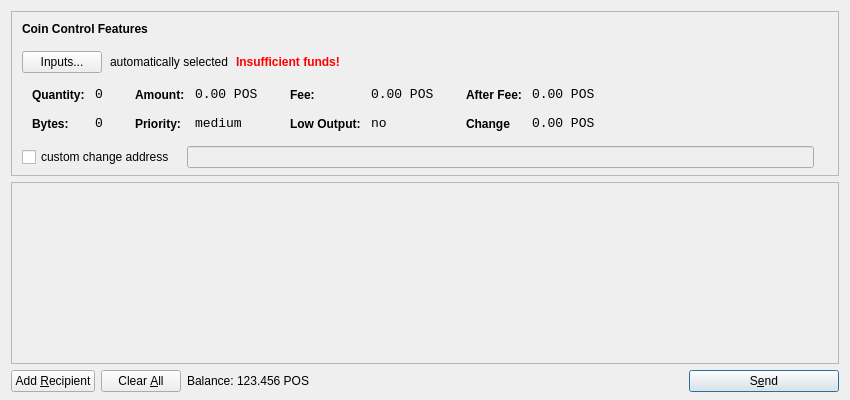
<?xml version="1.0" encoding="UTF-8"?>
<ui version="4.0">
 <class>SendCoinsDialog</class>
 <widget class="QDialog" name="SendCoinsDialog">
  <property name="geometry">
   <rect>
    <x>0</x>
    <y>0</y>
    <width>850</width>
    <height>400</height>
   </rect>
  </property>
  <property name="windowTitle">
   <string>Send Coins</string>
  </property>
  <layout class="QVBoxLayout" name="verticalLayout" stretch="0,1,0">
   <property name="bottomMargin">
    <number>8</number>
   </property>
   <item>
    <widget class="QFrame" name="frameCoinControl">
     <property name="sizePolicy">
      <sizepolicy hsizetype="Expanding" vsizetype="Expanding">
       <horstretch>0</horstretch>
       <verstretch>0</verstretch>
      </sizepolicy>
     </property>
     <property name="maximumSize">
      <size>
       <width>16777215</width>
       <height>16777215</height>
      </size>
     </property>
     <property name="frameShape">
      <enum>QFrame::StyledPanel</enum>
     </property>
     <property name="frameShadow">
      <enum>QFrame::Sunken</enum>
     </property>
     <layout class="QVBoxLayout" name="verticalLayoutCoinControl2">
      <property name="spacing">
       <number>-1</number>
      </property>
      <property name="leftMargin">
       <number>0</number>
      </property>
      <property name="topMargin">
       <number>0</number>
      </property>
      <property name="rightMargin">
       <number>0</number>
      </property>
      <property name="bottomMargin">
       <number>6</number>
      </property>
      <item>
       <layout class="QVBoxLayout" name="verticalLayoutCoinControl" stretch="0,0,0,0,1">
        <property name="spacing">
         <number>0</number>
        </property>
        <property name="leftMargin">
         <number>10</number>
        </property>
        <property name="topMargin">
         <number>10</number>
        </property>
        <item>
         <layout class="QHBoxLayout" name="horizontalLayoutCoinControl1">
          <property name="bottomMargin">
           <number>15</number>
          </property>
          <item>
           <widget class="QLabel" name="labelCoinControlFeatures">
            <property name="sizePolicy">
             <sizepolicy hsizetype="Preferred" vsizetype="Maximum">
              <horstretch>0</horstretch>
              <verstretch>0</verstretch>
             </sizepolicy>
            </property>
            <property name="font">
             <font>
              <weight>75</weight>
              <bold>true</bold>
             </font>
            </property>
            <property name="styleSheet">
             <string notr="true">font-weight:bold;</string>
            </property>
            <property name="text">
             <string>Coin Control Features</string>
            </property>
           </widget>
          </item>
         </layout>
        </item>
        <item>
         <layout class="QHBoxLayout" name="horizontalLayoutCoinControl2" stretch="0,0,0,0">
          <property name="spacing">
           <number>8</number>
          </property>
          <property name="bottomMargin">
           <number>10</number>
          </property>
          <item>
           <widget class="QPushButton" name="pushButtonCoinControl">
            <property name="styleSheet">
             <string notr="true"/>
            </property>
            <property name="text">
             <string>Inputs...</string>
            </property>
           </widget>
          </item>
          <item>
           <widget class="QLabel" name="labelCoinControlAutomaticallySelected">
            <property name="text">
             <string>automatically selected</string>
            </property>
            <property name="margin">
             <number>5</number>
            </property>
           </widget>
          </item>
          <item>
           <widget class="QLabel" name="labelCoinControlInsuffFunds">
            <property name="font">
             <font>
              <weight>75</weight>
              <bold>true</bold>
             </font>
            </property>
            <property name="styleSheet">
             <string notr="true">color:red;font-weight:bold;</string>
            </property>
            <property name="text">
             <string>Insufficient funds!</string>
            </property>
            <property name="margin">
             <number>5</number>
            </property>
           </widget>
          </item>
          <item>
           <spacer name="horizontalSpacerCoinControl">
            <property name="orientation">
             <enum>Qt::Horizontal</enum>
            </property>
            <property name="sizeHint" stdset="0">
             <size>
              <width>40</width>
              <height>1</height>
             </size>
            </property>
           </spacer>
          </item>
         </layout>
        </item>
        <item>
         <widget class="QWidget" name="widgetCoinControl" native="true">
          <property name="sizePolicy">
           <sizepolicy hsizetype="Preferred" vsizetype="Preferred">
            <horstretch>0</horstretch>
            <verstretch>0</verstretch>
           </sizepolicy>
          </property>
          <property name="minimumSize">
           <size>
            <width>0</width>
            <height>0</height>
           </size>
          </property>
          <property name="styleSheet">
           <string notr="true"/>
          </property>
          <layout class="QHBoxLayout" name="horizontalLayoutCoinControl5">
           <property name="margin">
            <number>0</number>
           </property>
           <item>
            <layout class="QHBoxLayout" name="horizontalLayoutCoinControl3" stretch="0,0,0,1">
             <property name="spacing">
              <number>20</number>
             </property>
             <property name="topMargin">
              <number>0</number>
             </property>
             <property name="bottomMargin">
              <number>10</number>
             </property>
             <item>
              <layout class="QFormLayout" name="formLayoutCoinControl1">
               <property name="horizontalSpacing">
                <number>10</number>
               </property>
               <property name="verticalSpacing">
                <number>14</number>
               </property>
               <property name="leftMargin">
                <number>10</number>
               </property>
               <property name="topMargin">
                <number>4</number>
               </property>
               <property name="rightMargin">
                <number>6</number>
               </property>
               <item row="0" column="0">
                <widget class="QLabel" name="labelCoinControlQuantityText">
                 <property name="styleSheet">
                  <string notr="true">font-weight:bold;</string>
                 </property>
                 <property name="text">
                  <string>Quantity:</string>
                 </property>
                 <property name="margin">
                  <number>0</number>
                 </property>
                </widget>
               </item>
               <item row="0" column="1">
                <widget class="QLabel" name="labelCoinControlQuantity">
                 <property name="font">
                  <font>
                   <family>Monospace</family>
                   <pointsize>10</pointsize>
                  </font>
                 </property>
                 <property name="cursor">
                  <cursorShape>IBeamCursor</cursorShape>
                 </property>
                 <property name="contextMenuPolicy">
                  <enum>Qt::ActionsContextMenu</enum>
                 </property>
                 <property name="text">
                  <string>0</string>
                 </property>
                 <property name="margin">
                  <number>0</number>
                 </property>
                 <property name="textInteractionFlags">
                  <set>Qt::LinksAccessibleByMouse|Qt::TextSelectableByKeyboard|Qt::TextSelectableByMouse</set>
                 </property>
                </widget>
               </item>
               <item row="1" column="0">
                <widget class="QLabel" name="labelCoinControlBytesText">
                 <property name="styleSheet">
                  <string notr="true">font-weight:bold;</string>
                 </property>
                 <property name="text">
                  <string>Bytes:</string>
                 </property>
                </widget>
               </item>
               <item row="1" column="1">
                <widget class="QLabel" name="labelCoinControlBytes">
                 <property name="font">
                  <font>
                   <family>Monospace</family>
                   <pointsize>10</pointsize>
                  </font>
                 </property>
                 <property name="cursor">
                  <cursorShape>IBeamCursor</cursorShape>
                 </property>
                 <property name="contextMenuPolicy">
                  <enum>Qt::ActionsContextMenu</enum>
                 </property>
                 <property name="text">
                  <string>0</string>
                 </property>
                 <property name="textInteractionFlags">
                  <set>Qt::LinksAccessibleByMouse|Qt::TextSelectableByKeyboard|Qt::TextSelectableByMouse</set>
                 </property>
                </widget>
               </item>
              </layout>
             </item>
             <item>
              <layout class="QFormLayout" name="formLayoutCoinControl2">
               <property name="horizontalSpacing">
                <number>10</number>
               </property>
               <property name="verticalSpacing">
                <number>14</number>
               </property>
               <property name="leftMargin">
                <number>6</number>
               </property>
               <property name="topMargin">
                <number>4</number>
               </property>
               <property name="rightMargin">
                <number>6</number>
               </property>
               <item row="0" column="0">
                <widget class="QLabel" name="labelCoinControlAmountText">
                 <property name="styleSheet">
                  <string notr="true">font-weight:bold;</string>
                 </property>
                 <property name="text">
                  <string>Amount:</string>
                 </property>
                 <property name="margin">
                  <number>0</number>
                 </property>
                </widget>
               </item>
               <item row="0" column="1">
                <widget class="QLabel" name="labelCoinControlAmount">
                 <property name="font">
                  <font>
                   <family>Monospace</family>
                   <pointsize>10</pointsize>
                  </font>
                 </property>
                 <property name="cursor">
                  <cursorShape>IBeamCursor</cursorShape>
                 </property>
                 <property name="contextMenuPolicy">
                  <enum>Qt::ActionsContextMenu</enum>
                 </property>
                 <property name="text">
                  <string>0.00 POS</string>
                 </property>
                 <property name="textInteractionFlags">
                  <set>Qt::LinksAccessibleByMouse|Qt::TextSelectableByKeyboard|Qt::TextSelectableByMouse</set>
                 </property>
                </widget>
               </item>
               <item row="1" column="0">
                <widget class="QLabel" name="labelCoinControlPriorityText">
                 <property name="styleSheet">
                  <string notr="true">font-weight:bold;</string>
                 </property>
                 <property name="text">
                  <string>Priority:</string>
                 </property>
                </widget>
               </item>
               <item row="1" column="1">
                <widget class="QLabel" name="labelCoinControlPriority">
                 <property name="font">
                  <font>
                   <family>Monospace</family>
                   <pointsize>10</pointsize>
                  </font>
                 </property>
                 <property name="cursor">
                  <cursorShape>IBeamCursor</cursorShape>
                 </property>
                 <property name="contextMenuPolicy">
                  <enum>Qt::ActionsContextMenu</enum>
                 </property>
                 <property name="text">
                  <string>medium</string>
                 </property>
                 <property name="textInteractionFlags">
                  <set>Qt::LinksAccessibleByMouse|Qt::TextSelectableByKeyboard|Qt::TextSelectableByMouse</set>
                 </property>
                </widget>
               </item>
              </layout>
             </item>
             <item>
              <layout class="QFormLayout" name="formLayoutCoinControl3">
               <property name="horizontalSpacing">
                <number>10</number>
               </property>
               <property name="verticalSpacing">
                <number>14</number>
               </property>
               <property name="leftMargin">
                <number>6</number>
               </property>
               <property name="topMargin">
                <number>4</number>
               </property>
               <property name="rightMargin">
                <number>6</number>
               </property>
               <item row="0" column="0">
                <widget class="QLabel" name="labelCoinControlFeeText">
                 <property name="styleSheet">
                  <string notr="true">font-weight:bold;</string>
                 </property>
                 <property name="text">
                  <string>Fee:</string>
                 </property>
                 <property name="margin">
                  <number>0</number>
                 </property>
                </widget>
               </item>
               <item row="0" column="1">
                <widget class="QLabel" name="labelCoinControlFee">
                 <property name="font">
                  <font>
                   <family>Monospace</family>
                   <pointsize>10</pointsize>
                  </font>
                 </property>
                 <property name="cursor">
                  <cursorShape>IBeamCursor</cursorShape>
                 </property>
                 <property name="contextMenuPolicy">
                  <enum>Qt::ActionsContextMenu</enum>
                 </property>
                 <property name="text">
                  <string>0.00 POS</string>
                 </property>
                 <property name="textInteractionFlags">
                  <set>Qt::LinksAccessibleByMouse|Qt::TextSelectableByKeyboard|Qt::TextSelectableByMouse</set>
                 </property>
                </widget>
               </item>
               <item row="1" column="0">
                <widget class="QLabel" name="labelCoinControlLowOutputText">
                 <property name="styleSheet">
                  <string notr="true">font-weight:bold;</string>
                 </property>
                 <property name="text">
                  <string>Low Output:</string>
                 </property>
                </widget>
               </item>
               <item row="1" column="1">
                <widget class="QLabel" name="labelCoinControlLowOutput">
                 <property name="font">
                  <font>
                   <family>Monospace</family>
                   <pointsize>10</pointsize>
                  </font>
                 </property>
                 <property name="cursor">
                  <cursorShape>IBeamCursor</cursorShape>
                 </property>
                 <property name="contextMenuPolicy">
                  <enum>Qt::ActionsContextMenu</enum>
                 </property>
                 <property name="text">
                  <string>no</string>
                 </property>
                 <property name="textInteractionFlags">
                  <set>Qt::LinksAccessibleByMouse|Qt::TextSelectableByKeyboard|Qt::TextSelectableByMouse</set>
                 </property>
                </widget>
               </item>
              </layout>
             </item>
             <item>
              <layout class="QFormLayout" name="formLayoutCoinControl4">
               <property name="horizontalSpacing">
                <number>10</number>
               </property>
               <property name="verticalSpacing">
                <number>14</number>
               </property>
               <property name="leftMargin">
                <number>6</number>
               </property>
               <property name="topMargin">
                <number>4</number>
               </property>
               <property name="rightMargin">
                <number>6</number>
               </property>
               <item row="0" column="0">
                <widget class="QLabel" name="labelCoinControlAfterFeeText">
                 <property name="styleSheet">
                  <string notr="true">font-weight:bold;</string>
                 </property>
                 <property name="text">
                  <string>After Fee:</string>
                 </property>
                 <property name="margin">
                  <number>0</number>
                 </property>
                </widget>
               </item>
               <item row="0" column="1">
                <widget class="QLabel" name="labelCoinControlAfterFee">
                 <property name="font">
                  <font>
                   <family>Monospace</family>
                   <pointsize>10</pointsize>
                  </font>
                 </property>
                 <property name="cursor">
                  <cursorShape>IBeamCursor</cursorShape>
                 </property>
                 <property name="contextMenuPolicy">
                  <enum>Qt::ActionsContextMenu</enum>
                 </property>
                 <property name="text">
                  <string>0.00 POS</string>
                 </property>
                 <property name="textInteractionFlags">
                  <set>Qt::LinksAccessibleByMouse|Qt::TextSelectableByKeyboard|Qt::TextSelectableByMouse</set>
                 </property>
                </widget>
               </item>
               <item row="1" column="0">
                <widget class="QLabel" name="labelCoinControlChangeText">
                 <property name="styleSheet">
                  <string notr="true">font-weight:bold;</string>
                 </property>
                 <property name="text">
                  <string>Change</string>
                 </property>
                </widget>
               </item>
               <item row="1" column="1">
                <widget class="QLabel" name="labelCoinControlChange">
                 <property name="font">
                  <font>
                   <family>Monospace</family>
                   <pointsize>10</pointsize>
                  </font>
                 </property>
                 <property name="cursor">
                  <cursorShape>IBeamCursor</cursorShape>
                 </property>
                 <property name="contextMenuPolicy">
                  <enum>Qt::ActionsContextMenu</enum>
                 </property>
                 <property name="text">
                  <string>0.00 POS</string>
                 </property>
                 <property name="textInteractionFlags">
                  <set>Qt::LinksAccessibleByMouse|Qt::TextSelectableByKeyboard|Qt::TextSelectableByMouse</set>
                 </property>
                </widget>
               </item>
              </layout>
             </item>
            </layout>
           </item>
          </layout>
         </widget>
        </item>
        <item>
         <layout class="QHBoxLayout" name="horizontalLayoutCoinControl4" stretch="0,0,0">
          <property name="spacing">
           <number>12</number>
          </property>
          <property name="sizeConstraint">
           <enum>QLayout::SetDefaultConstraint</enum>
          </property>
          <property name="topMargin">
           <number>5</number>
          </property>
          <property name="rightMargin">
           <number>5</number>
          </property>
          <item>
           <widget class="QCheckBox" name="checkBoxCoinControlChange">
            <property name="text">
             <string>custom change address</string>
            </property>
           </widget>
          </item>
          <item>
           <widget class="QLineEdit" name="lineEditCoinControlChange">
            <property name="enabled">
             <bool>false</bool>
            </property>
            <property name="sizePolicy">
             <sizepolicy hsizetype="Expanding" vsizetype="Fixed">
              <horstretch>0</horstretch>
              <verstretch>0</verstretch>
             </sizepolicy>
            </property>
           </widget>
          </item>
          <item>
           <widget class="QLabel" name="labelCoinControlChangeLabel">
            <property name="sizePolicy">
             <sizepolicy hsizetype="Preferred" vsizetype="Expanding">
              <horstretch>0</horstretch>
              <verstretch>0</verstretch>
             </sizepolicy>
            </property>
            <property name="minimumSize">
             <size>
              <width>0</width>
              <height>0</height>
             </size>
            </property>
            <property name="text">
             <string/>
            </property>
            <property name="margin">
             <number>3</number>
            </property>
           </widget>
          </item>
         </layout>
        </item>
        <item>
         <spacer name="verticalSpacerCoinControl">
          <property name="orientation">
           <enum>Qt::Vertical</enum>
          </property>
          <property name="sizeHint" stdset="0">
           <size>
            <width>800</width>
            <height>1</height>
           </size>
          </property>
         </spacer>
        </item>
       </layout>
      </item>
     </layout>
    </widget>
   </item>
   <item>
    <widget class="QScrollArea" name="scrollArea">
     <property name="widgetResizable">
      <bool>true</bool>
     </property>
     <widget class="QWidget" name="scrollAreaWidgetContents">
      <property name="geometry">
       <rect>
        <x>0</x>
        <y>0</y>
        <width>830</width>
        <height>165</height>
       </rect>
      </property>
      <layout class="QVBoxLayout" name="verticalLayout_2">
       <property name="margin">
        <number>0</number>
       </property>
       <item>
        <layout class="QVBoxLayout" name="entries">
         <property name="spacing">
          <number>6</number>
         </property>
        </layout>
       </item>
       <item>
        <spacer name="verticalSpacer">
         <property name="orientation">
          <enum>Qt::Vertical</enum>
         </property>
         <property name="sizeHint" stdset="0">
          <size>
           <width>20</width>
           <height>40</height>
          </size>
         </property>
        </spacer>
       </item>
      </layout>
     </widget>
    </widget>
   </item>
   <item>
    <layout class="QHBoxLayout" name="horizontalLayout">
     <item>
      <widget class="QPushButton" name="addButton">
       <property name="toolTip">
        <string>Send to multiple recipients at once</string>
       </property>
       <property name="text">
        <string>Add &amp;Recipient</string>
       </property>
       <property name="icon">
        <iconset resource="../bitcoin.qrc">
         <normaloff>:/icons/add</normaloff>:/icons/add</iconset>
       </property>
       <property name="autoDefault">
        <bool>false</bool>
       </property>
      </widget>
     </item>
     <item>
      <widget class="QPushButton" name="clearButton">
       <property name="sizePolicy">
        <sizepolicy hsizetype="Minimum" vsizetype="Fixed">
         <horstretch>0</horstretch>
         <verstretch>0</verstretch>
        </sizepolicy>
       </property>
       <property name="toolTip">
        <string>Remove all transaction fields</string>
       </property>
       <property name="text">
        <string>Clear &amp;All</string>
       </property>
       <property name="icon">
        <iconset resource="../bitcoin.qrc">
         <normaloff>:/icons/remove</normaloff>:/icons/remove</iconset>
       </property>
       <property name="autoRepeatDelay">
        <number>300</number>
       </property>
       <property name="autoDefault">
        <bool>false</bool>
       </property>
      </widget>
     </item>
     <item>
      <layout class="QHBoxLayout" name="horizontalLayout_2">
       <property name="spacing">
        <number>3</number>
       </property>
       <item>
        <widget class="QLabel" name="label">
         <property name="sizePolicy">
          <sizepolicy hsizetype="Preferred" vsizetype="Fixed">
           <horstretch>0</horstretch>
           <verstretch>0</verstretch>
          </sizepolicy>
         </property>
         <property name="text">
          <string>Balance:</string>
         </property>
        </widget>
       </item>
       <item>
        <widget class="QLabel" name="labelBalance">
         <property name="sizePolicy">
          <sizepolicy hsizetype="Preferred" vsizetype="Fixed">
           <horstretch>0</horstretch>
           <verstretch>0</verstretch>
          </sizepolicy>
         </property>
         <property name="cursor">
          <cursorShape>IBeamCursor</cursorShape>
         </property>
         <property name="text">
          <string>123.456 POS</string>
         </property>
         <property name="textInteractionFlags">
          <set>Qt::LinksAccessibleByMouse|Qt::TextSelectableByKeyboard|Qt::TextSelectableByMouse</set>
         </property>
        </widget>
       </item>
      </layout>
     </item>
     <item>
      <spacer name="horizontalSpacer">
       <property name="orientation">
        <enum>Qt::Horizontal</enum>
       </property>
       <property name="sizeHint" stdset="0">
        <size>
         <width>40</width>
         <height>20</height>
        </size>
       </property>
      </spacer>
     </item>
     <item>
      <widget class="QPushButton" name="sendButton">
       <property name="minimumSize">
        <size>
         <width>150</width>
         <height>0</height>
        </size>
       </property>
       <property name="toolTip">
        <string>Confirm the send action</string>
       </property>
       <property name="text">
        <string>S&amp;end</string>
       </property>
       <property name="icon">
        <iconset resource="../bitcoin.qrc">
         <normaloff>:/icons/send</normaloff>:/icons/send</iconset>
       </property>
       <property name="default">
        <bool>true</bool>
       </property>
      </widget>
     </item>
    </layout>
   </item>
  </layout>
 </widget>
 <resources>
  <include location="../bitcoin.qrc"/>
 </resources>
 <connections/>
</ui>
